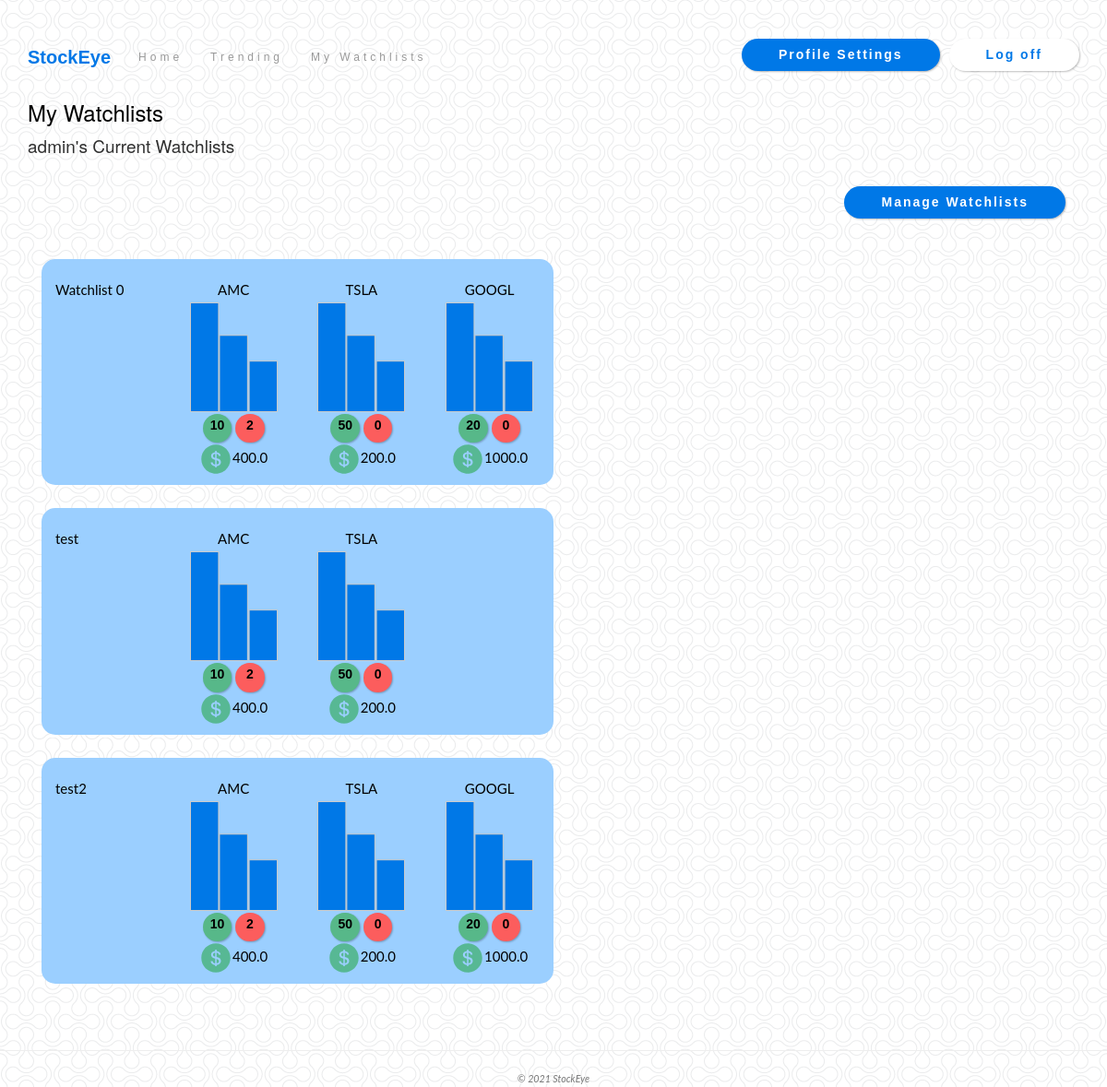
/watchlists/ (signed in), run on an earlier commit of the app's database.
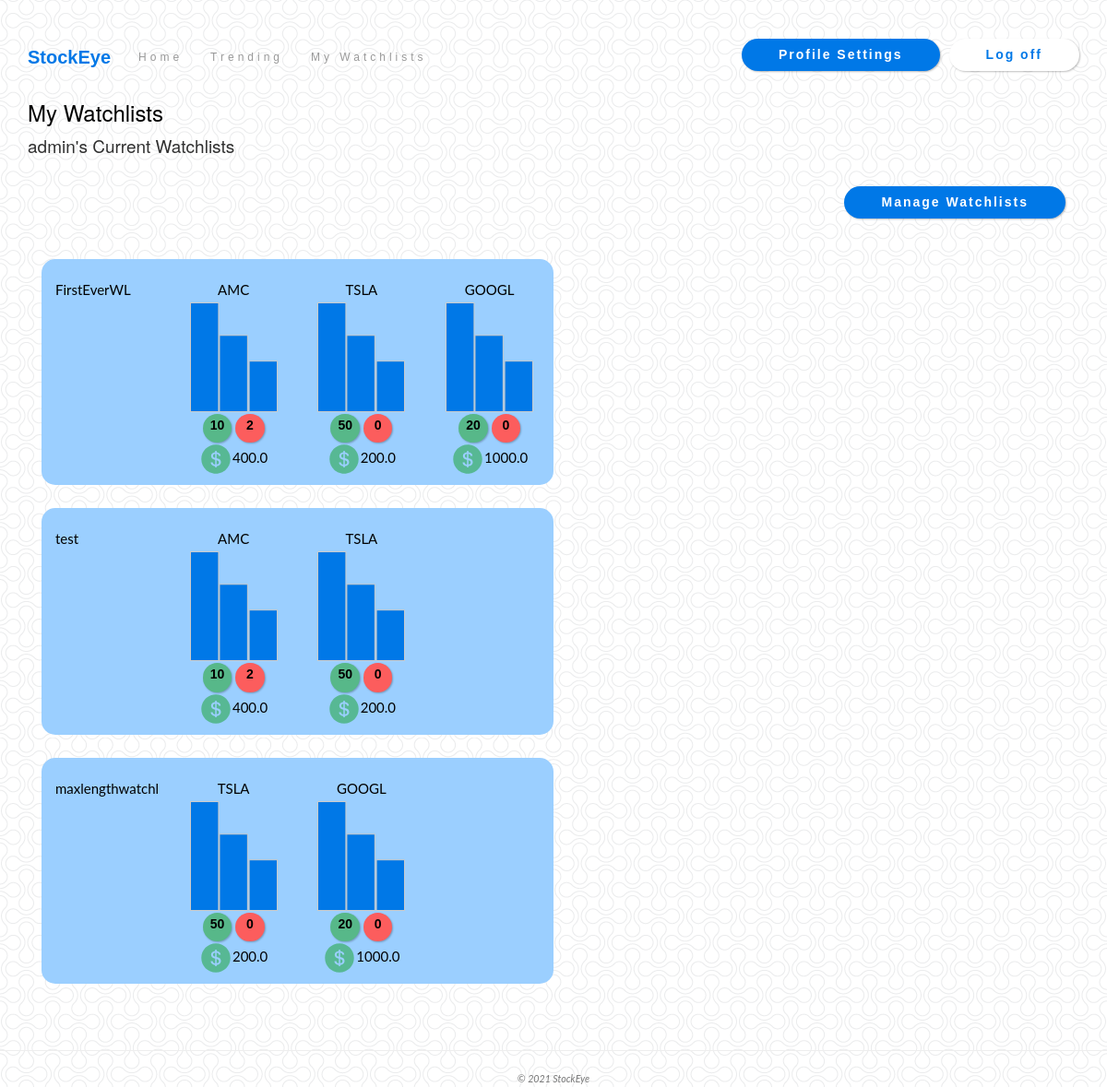
And on a later commit of the database.
### app/models.py (models this page shows)
class WatchList(models.Model):
    user = models.ForeignKey(User, on_delete=models.PROTECT)
    stockResults = models.ManyToManyField('app.StockList')
    watchList_id = models.PositiveIntegerField(blank=False, default=0)
    watchList_name = models.CharField(max_length=15, blank=False, default = '')
    class Meta:
        get_latest_by = "watchList_id"

class StockList(models.Model):
    stock_id = models.UUIDField(primary_key=True, default=uuid.uuid4, editable=False)
    symbol = models.CharField(max_length=6, blank=False, default = '')
    positiveSentimentCount = models.PositiveIntegerField(blank=False, default=0)
    negativeSentimentCount = models.PositiveIntegerField(blank=False, default=0)
    value = models.FloatField(blank=False, default = 0.0)
    tweet_id = models.CharField(max_length=6, blank=True, default = '')
    def __str__(self):
        return self.symbol

### app/views.py (the view)
# urls.py: path('watchlists/', views.watchlists, name='watchlists'),
@login_required
def watchlists(request):
    """
    Alternative to @login_required decorator: manually test with:
        request.user.is_authenticated
    """
    assert isinstance(request, HttpRequest)
    watchlists = WatchList.objects.filter(user=request.user).all()
    stocks = []
    counter = 0
    for w in watchlists:
        stocks.append([])
        for stock in w.stockResults.all():
            stocks[counter].append(stock)
        counter += 1
    print(f'Watchlists:{watchlists}\tStocks:{stocks}')
    if watchlists.count() != 0 and len(stocks) != 0:
        watchlist_stocks = zip(watchlists, stocks)
    else:
        watchlist_stocks = None
    context = {
        'title':'Watchlists',
        'message':'Your Watchlist page.',
        'year':datetime.now().year,
        'user': request.user,
        'data': watchlist_stocks,
    }
    return render(
        request,
        'app/watchlists.html',
        context
    )

### app/templates/app/watchlists.html (shortened to what this page needs)
{% extends "app/layout.html" %}
{% load static %}
{% block content %}
<body>
    <h3>My Watchlists</h3>
    {% if user.is_authenticated %}
        <h4>{{ user.username }}'s Current Watchlists</h4>
    {% endif %}
    <div class="container">
        {% if data %}
            <a href="{% url 'manage_watchlists' %}" class="btn-custom" style="align-content: right;">Manage Watchlists</a>
            <br>
            <br>
        {% else %}
            <a href="{% url 'create_watchlist' %}">Create a new Watchlist</a>
        {% endif %}
        <div  class = "row3">
            {% for watchlist, stocklist in data %}
            </div>
            <div class="row3">
            <div class="col-md-3 ">
                {% if watchlist.watchList_name %}
                    <td style="text-align: center;">{{ watchlist.watchList_name }}</a></td>
                {% else %}
                    <td style="text-align: center; ">Watchlist {{ watchlist.watchList_id }}</a></td>
                {% endif %}
            </div>
            {% for stock in stocklist  %}
            <div class="col-md-3" style="text-align: center;">
                <div class = "stock.name">{{ stock.symbol }}</div>
                    <img src="{% static 'Images/stock.svg'%}">
                    <br>
                <div class = "positive_card"style="text-align:center;">{{ stock.positiveSentimentCount}}</div>
                <div class = "negative_card">{{stock.negativeSentimentCount}}</div>
                    <p> <img src="{% static 'Images/dollar.svg'%}">{{ stock.value }} </p>
                </div>
                {% endfor %}
            {% endfor %}
        </div>
    </div>
    </div>
</body>
{% endblock %}

### app/templates/app/layout.html (shortened to what this page needs)
﻿<!DOCTYPE html>
<html>
<head>
    {% load static %}
    <link rel="stylesheet" type="text/css" href="{% static 'app/content/bootstrap.min.css' %}" />
    {% now "U" as u_time %}
    <link rel="stylesheet" type="text/css" href="{% static 'app/content/site.css' %}?{{ u_time }}" />
</head>
<body>
    <div class="navbar navbar-inverse">
        <div class="container">
            <div class="navbar-header">
                <a href="/" class="navbar-brand">StockEye</a>
            </div>
                {% if user.is_authenticated %}
                    <ul class="nav navbar-nav navbar-left">
                        <li><a class="nav_button" href="{% url 'home' %}">Home</a></li>
                        <li><a class="nav_button" href="{% url 'trending' %}">Trending</a></li>
                        <li><a class="nav_button" href="{% url 'watchlists' %}">My Watchlists</a></li>
                    </ul>
                    <form id="logoutForm" action="/logout/" method="post" class="navbar-right">
                        <ul class="nav navbar-nav navbar-right">
                            <li><a class="register_button" href="{% url 'profile' %}">Profile Settings</a></li>
                            <li><a class="login_button" href="javascript:document.getElementById('logoutForm').submit()">Log off</a></li>
                        </ul>
                    </form>
                {% endif %}
            </div>
        </div>
    <div class="container body-content">
{% block content %}{% endblock %}
<br>
        <hr/>
        <footer>
            <p class="copyright">&copy; {{ year }} StockEye</p>
        </footer>
</body>
</html>

### static/app/content/site.css (style rules this page uses)
body { font: 400 15px Lato, sans-serif; line-height: 1.8; color: #000000; background: url("/static/Images/double-bubble-outline.png"); }
h4 { font-size: 19px; line-height: 1.375em; color: #303030; font-weight: 400; margin-bottom: 30px; }
.navbar { margin-bottom: 0; margin-top: 10px; background-color: #0000; z-index: 9999; border: 0; font-size: 12px !important; line-height: 1.42857143 !important; letter-spacing: 4px; border-radius: 0; font-family: Montserrat, sans-serif; }
.navbar { color: #000000 !important; }
.navbar-brand { color: #0078E7 !important; letter-spacing: 0px; font-size: 20px !important; font-family: Helvetica; font-style: bolder !important; font-weight: 800 !important; }
.btn-custom { padding: 15px 40px !important; box-shadow: 1px 1px 2px rgba(0, 0, 0, 0.25); font-family: Arial; font-weight: bolder; font-size: 14px; letter-spacing: 2px; line-height: 5px !important; color: #fff !important; background-color: #0078E7 !important; text-align: center; border-radius: 27.5px; transition: 0.5s; float:right; }
.register_button { display: inline-table !important; padding: 15px 40px !important; margin: 5px 10px 0 0 !important; box-shadow: 1px 1px 2px rgba(0, 0, 0, 0.25); font-family: Arial; font-weight: bolder; font-size: 14px; letter-spacing: 2px; line-height: 5px !important; color: #fff !important; background-color: #0078E7 !important; text-align: center; border-radius: 27.5px; transition: 0.5s; }
.login_button { display: inline-table !important; padding: 15px 40px !important; margin: 5px 0px 0 0 !important; box-shadow: 1px 1px 2px rgba(0, 0, 0, 0.25); font-family: Arial; font-weight: bolder; font-size: 14px; letter-spacing: 2px; line-height: 5px !important; color: #0078E7 !important; background-color: #fff; text-align: center; border-radius: 27.5px; transition: 0.5s; }
.nav_button { transition: 0.5s; }
.positive_card { box-shadow: 1px 1px 2px rgba(0, 0, 0, 0.25); font-family: Arial; font-weight: bolder; font-size: 14px; height: 31.5px; width: 31.5px; border-radius: 50%; display: inline-block; background-color: #57B889; text-align: center; font-family: Arial; font-weight: bolder; font-size: 14px; }
.negative_card { box-shadow: 1px 1px 2px rgba(0, 0, 0, 0.25); font-family: Arial; font-weight: bolder; font-size: 14px; height: 31.5px; width: 31.5px; border-radius: 50%; display: inline-block; background-color: rgb(252, 93, 93); text-align: center; font-family: Arial; font-weight: bolder; font-size: 14px; }
.row3 { background-color:#9bcfff; border-radius: 15px; margin-bottom: 25px; width:50%; display: inline-block; }
.copyright { margin-top: 5px; margin-bottom: 0px; font-style: italic; font-size: 8pt; color: #777; text-align: center; }

What changed in the data, as far as the page shows it:
removed WatchList: watchList_name "test2", StockList (symbol "AMC", positiveSentimentCount "10", negativeSentimentCount "2", value "400.0"), StockList (symbol "TSLA", positiveSentimentCount "50", negativeSentimentCount "0", value "200.0"), StockList (symbol "GOOGL", positiveSentimentCount "20", negativeSentimentCount "0", value "1000.0")
changed WatchList: watchList_name (not shown) → "FirstEverWL"; watchList_id "0" → (not shown)
added WatchList: watchList_name "maxlengthwatchl", StockList (symbol "TSLA", positiveSentimentCount "50", negativeSentimentCount "0", value "200.0"), StockList (symbol "GOOGL", positiveSentimentCount "20", negativeSentimentCount "0", value "1000.0")
